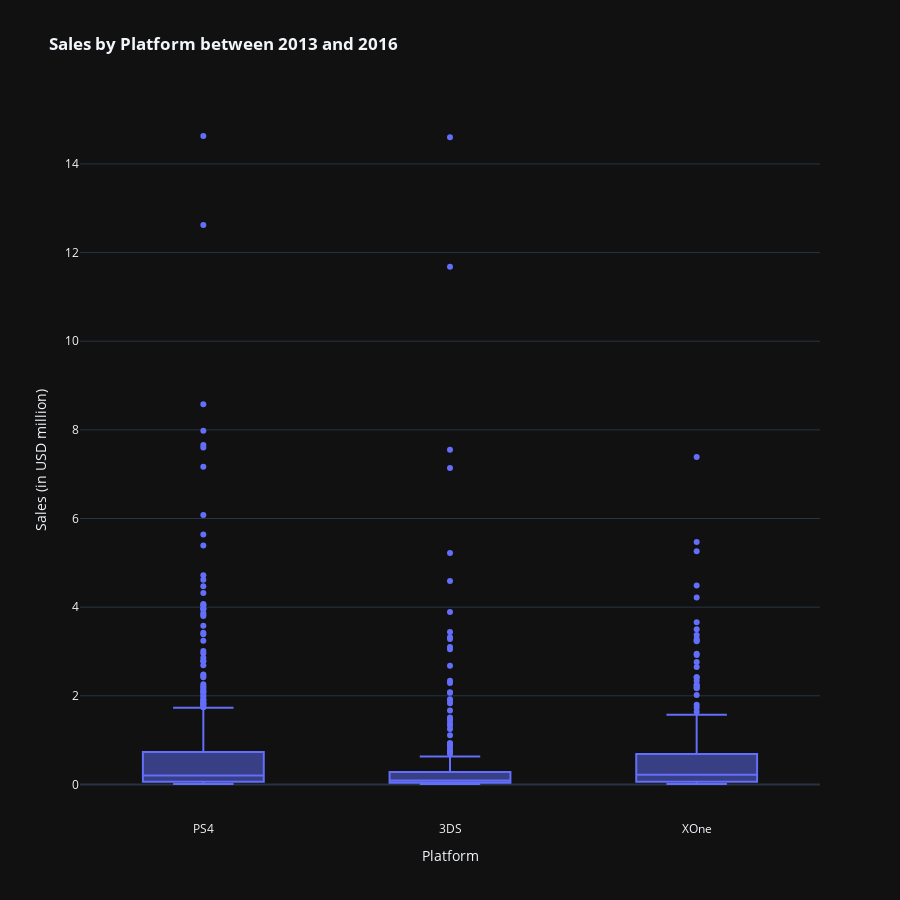

The cell this chart's notebook holds for it:
### Code cell
#create a box plot showing the total sales statistics by platform. You can view the specific statistics numbers by hovering over the boxplots.
fig5 = px.box(df_2013_2016_current,
       x='platform',
       y='total_sales',
       labels=custom_labels_new,
       title='<b> Sales by Platform between 2013 and 2016 <b>',
       template='plotly_dark')

fig5.update_layout(height=900)
fig5.show()

### Figure 1 — Plotly figure (JSON) as saved in the notebook; plotly's stock layout.template omitted (floating-point values rounded to 4 significant figures; data arrays with more than 128 entries replaced by an {"elided": "..."} marker saying what was removed)
{"data": [{"alignmentgroup": "True", "hovertemplate": "Platform=%{x}<br>Sales (in USD million)=%{y}<extra></extra>", "legendgroup": "", "marker": {"color": "#636efa"}, "name": "", "notched": false, "offsetgroup": "", "orientation": "v", "showlegend": false, "type": "box", "x": {"elided": "950 str values"}, "x0": " ", "xaxis": "x", "y": {"elided": "950 float values"}, "y0": " ", "yaxis": "y"}], "layout": {"boxmode": "group", "height": 900, "legend": {"tracegroupgap": 0}, "title": {"text": "<b> Sales by Platform between 2013 and 2016 <b>"}, "xaxis": {"anchor": "y", "domain": [0, 1], "title": {"text": "Platform"}}, "yaxis": {"anchor": "x", "domain": [0, 1], "title": {"text": "Sales (in USD million)"}}}}
